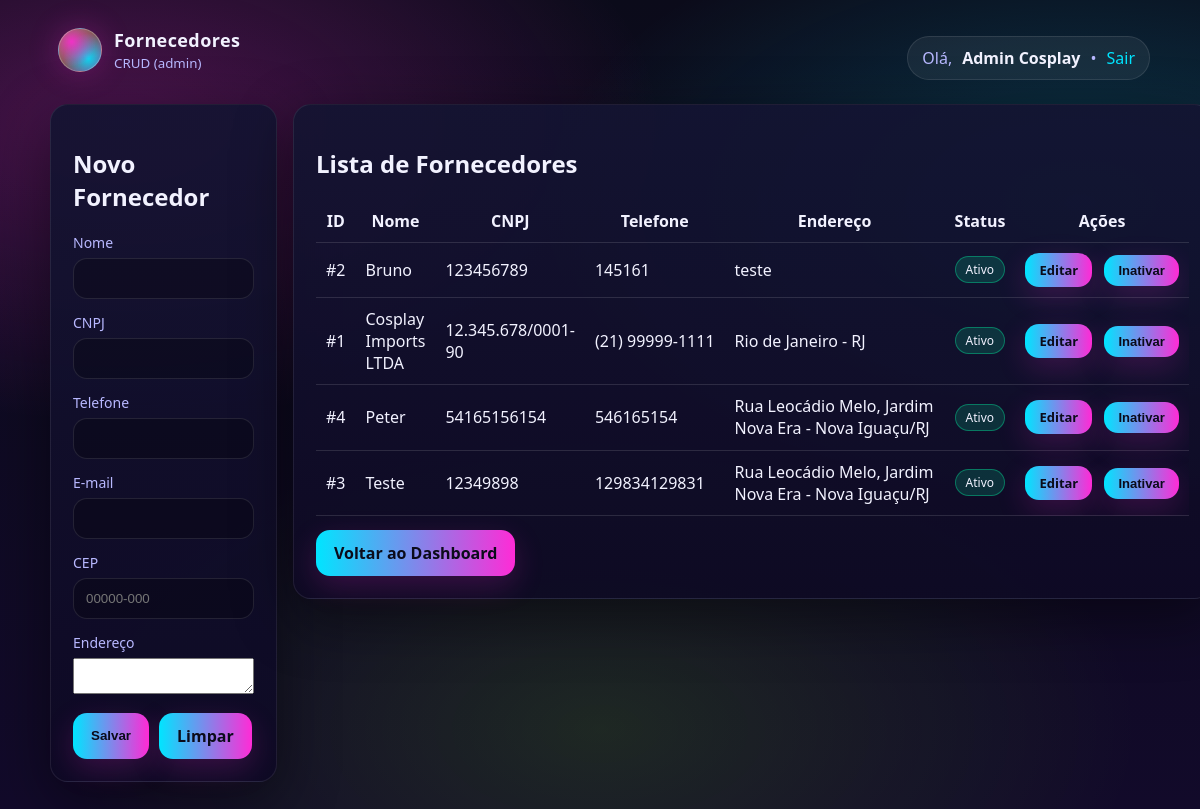
Screenshot of /index.php?controller=fornecedor&action=index (signed in) with the database file from the repository.
### tables this page shows
CREATE TABLE `fornecedor` (
  `id` int(11) NOT NULL,
  `nome` varchar(100) NOT NULL,
  `cnpj` varchar(20) NOT NULL,
  `telefone` varchar(20) DEFAULT NULL,
  `email` varchar(100) DEFAULT NULL,
  `endereco` varchar(255) DEFAULT NULL,
  `cep` varchar(9) DEFAULT NULL,
  `ativo` tinyint(1) NOT NULL DEFAULT 1
);

### controllers/FornecedorController.php (called while the page is built, shortened)
<?php
require_once __DIR__ . '/../models/fornecedor.php';
class FornecedorController
{
    public function index(): void
    {
        $fornecedorModel = new Fornecedor();
        $fornecedores = $fornecedorModel->listarTodos();
        $editar = null;
        require_once __DIR__ . '/../views/fornecedores.php';
    }
}

### index.php (called while the page is built, shortened)
<?php
require_once __DIR__ . '/config/db.php';
$controller = $_GET['controller'] ?? 'auth';
$action = $_GET['action'] ?? 'form';
switch ($controller) {
    case 'fornecedor':
        require_once __DIR__ . '/controllers/FornecedorController.php';
        $c = new FornecedorController();
        break;
}
$c->$action();

### config/db.php (called while the page is built)
<?php
class Database
{
private static $conn = null;
public static function getConnection()
{
if (self::$conn === null) {
try {
self::$conn = new PDO(
"mysql:host=" . (getenv('DB_HOST') ?: 'localhost') . ";dbname=" . (getenv('DB_NAME') ?: 'loja_roupas') . ";charset=utf8mb4",
getenv('DB_USER') ?: "root",
getenv('DB_PASS') !== false ? getenv('DB_PASS') : "",
[
PDO::ATTR_ERRMODE => PDO::ERRMODE_EXCEPTION,
PDO::ATTR_DEFAULT_FETCH_MODE => PDO::FETCH_ASSOC
]
);
} catch (PDOException $e) {
die("Erro ao conectar ao banco de dados.");
}
}
return self::$conn;
}
}

### models/fornecedor.php (called while the page is built, shortened)
<?php
require_once __DIR__ . '/../config/db.php';
class Fornecedor
{
    private PDO $conn;
    public function __construct()
    {
        $this->conn = Database::getConnection();
    }
    public function listarTodos(): array
    {
        $sql = "SELECT id, nome, cnpj, telefone, email, endereco, ativo
                FROM fornecedor
                ORDER BY nome";
        return $this->conn->query($sql)->fetchAll();
    }
}

### views/fornecedores.php (the view, shortened to what this page needs)
<?php
$nomeUser = $_SESSION['nome'] ?? 'Usuário';
?>
<!doctype html>
<html lang="pt-br">
<head>
  <link rel="stylesheet" href="public/assets/css/style.css">
</head>
<body>
  <div class="container">
    <div class="topbar">
      <div class="brand">
        <div class="badge"></div>
        <div>
          <h1>Fornecedores</h1>
       <small>CRUD (admin)</small>
        </div>
      </div>
      <div class="pill">
        Olá, <strong><?= htmlspecialchars($nomeUser) ?></strong>
        • <a href="index.php?controller=auth&action=logout">Sair</a>
      </div>
    </div>
    <div class="grid" style="grid-template-columns: 1fr 2fr;">
      <div class="card">
        <h2><?= $editar ? "Editar Fornecedor #".(int)$editar['id'] : "Novo Fornecedor" ?></h2>
        <form method="post" action="index.php?controller=fornecedor&action=salvar">
          <label>Nome</label>
          <input class="input" type="text" name="nome" required
                 value="<?= $editar ? htmlspecialchars($editar['nome']) : '' ?>">
          <label>CNPJ</label>
          <input class="input" type="text" name="cnpj"
                 value="<?= $editar ? htmlspecialchars($editar['cnpj'] ?? '') : '' ?>">
          <label>Telefone</label>
          <input class="input" type="text" name="telefone"
                 value="<?= $editar ? htmlspecialchars($editar['telefone'] ?? '') : '' ?>">
          <label>E-mail</label>
          <input class="input" type="email" name="email"
                 value="<?= $editar ? htmlspecialchars($editar['email'] ?? '') : '' ?>">
 <label>CEP</label>
<input class="input" type="text" id="campo-cep" name="cep" maxlength="9"
       placeholder="00000-000"
       value="<?= $editar ? htmlspecialchars($editar['cep'] ?? '') : '' ?>">
          <label>Endereço</label>
          <textarea class="input" name="endereco" rows="2"><?= $editar ? htmlspecialchars($editar['endereco'] ?? '') : '' ?></textarea>
          <div class="actions" style="margin-top:14px; display:flex; gap:10px;">
            <button class="btn btn-primary" type="submit">Salvar</button>
            <a class="btn" href="index.php?controller=fornecedor&action=index">Limpar</a>
          </div>
        </form>
      </div>
      <div class="card">
<h2>Lista de Fornecedores</h2>
<div style="overflow-x: auto;">
  <table class="table" id="tabela-fornecedores">
    <thead>
      <tr>
        <th>ID</th>
        <th>Nome</th>
        <th>CNPJ</th>
        <th>Telefone</th>
        <th>Endereço</th>
        <th>Status</th>
        <th>Ações</th>
      </tr>
    </thead>
    <tbody>
      <?php foreach ($fornecedores as $f): ?>
      <tr>
        <td>#<?= (int)$f['id'] ?></td>
        <td><?= htmlspecialchars($f['nome']) ?></td>
        <td><?= htmlspecialchars($f['cnpj'] ?? '-') ?></td>
        <td style="white-space: nowrap;"><?= htmlspecialchars($f['telefone'] ?? '-') ?></td>
        <td><?= htmlspecialchars($f['endereco'] ?? '-') ?></td>
        <td>
          <?= ((int)$f['ativo'] === 1)
              ? '<span class="tag ok">Ativo</span>'
              : '<span class="tag off">Inativo</span>' ?>
        </td>
        <td class="td-acoes">
          <a class="btn" href="index.php?controller=fornecedor&action=index&id=<?= (int)$f['id'] ?>">Editar</a>
          <?php if ((int)$f['ativo'] === 1): ?>
            <form method="post" action="index.php?controller=fornecedor&action=toggle" class="form-inline" onsubmit="return confirm('Inativar este fornecedor?')"><button class="btn btn-danger" type="submit">Inativar</button></form>
          <?php else: ?>
            <form method="post" action="index.php?controller=fornecedor&action=toggle" class="form-inline"><?= csrfCampo() ?><input type="hidden" name="id" value="<?= (int)$f['id'] ?>"><input type="hidden" name="ativo" value="1"><button class="btn btn-success" type="submit">Ativar</button></form>
          <?php endif; ?>
        </td>
      </tr>
      <?php endforeach; ?>
    </tbody>
  </table>
</div>
        <div style="margin-top:14px;">
          <a class="btn" href="index.php?controller=auth&action=dashboard">Voltar ao Dashboard</a>
        </div>
      </div>
    </div>
  </div>
</body>
</html>

### public/assets/css/style.css (style rules this page uses)
:root { --bg1:#0b0b1a; --bg2:#120a2a; --card:#141432; --txt:#f2f2ff; --muted:#b8b8ff; --neon1:#ff2bd6; --neon2:#00e5ff; --neon3:#7cff00; --radius:18px; --shadow:0 18px 60px rgba(0,0,0,.45); }
* { box-sizing:border-box; }
html, body { height:100%; }
body { margin:0; font-family: system-ui, -apple-system, Segoe UI, Roboto, Arial, sans-serif; color:var(--txt); background: radial-gradient(900px 500px at 10% 15%, rgba(255,43,214,.25), transparent 60%), radial-gradient(900px 500px at 90% 25%, rgba(0,229,255,.20), transparent 60%), radial-gradient(900px 500px at 50% 90%, rgba(124,255,0,.12), transparent 60%), linear-gradient(180deg, var(--bg1), var(--bg2)); }
a { color:var(--neon2); text-decoration:none; }
.container { width:min(1100px, 92vw); margin:0 auto; padding:28px 0; }
.card { background:linear-gradient(180deg, rgba(20,20,50,.92), rgba(14,10,36,.92)); border:1px solid rgba(255,255,255,.08); border-radius:var(--radius); box-shadow:var(--shadow); padding:22px; }
.brand { display:flex; align-items:center; gap:12px; margin-bottom:16px; }
.badge { width:44px; height:44px; border-radius:14px; background: radial-gradient(circle at 30% 30%, rgba(255,43,214,.9), transparent 60%), radial-gradient(circle at 70% 70%, rgba(0,229,255,.9), transparent 60%), linear-gradient(135deg, rgba(124,255,0,.55), rgba(255,43,214,.55)); box-shadow:0 0 30px rgba(255,43,214,.25); }
.brand h1 { margin:0; font-size:18px; letter-spacing:.4px; }
.brand small { display:block; margin-top:2px; color:var(--muted); }
.topbar { display:flex; align-items:center; justify-content:space-between; gap:14px; margin-bottom:16px; }
.pill { display:inline-flex; align-items:center; gap:10px; padding:10px 14px; border-radius:999px; background:rgba(255,255,255,.06); border:1px solid rgba(255,255,255,.10); color:var(--muted); }
.pill strong { color:var(--txt); }
label { display:block; margin:14px 0 6px; color:var(--muted); font-size:14px; }
input, select { width:100%; padding:12px; border-radius:14px; border:1px solid rgba(255,255,255,.10); background:rgba(0,0,0,.25); color:var(--txt); outline:none; }
.btn { display:inline-flex; align-items:center; justify-content:center; padding:12px 18px; border-radius:14px; border:0; cursor:pointer; font-weight:700; color:#0b0b1a; background:linear-gradient(90deg, var(--neon2), var(--neon1)); box-shadow:0 10px 30px rgba(255,43,214,.18); }
.table { width:100%; border-collapse: collapse; }
.table th, .table td { padding: 10px; border-bottom: 1px solid rgba(255,255,255,.12); vertical-align: middle; }
.tag { padding: 4px 10px; border-radius: 999px; font-size: 12px; display: inline-block; }
.tag.ok { background: rgba(0,255,170,.15); border: 1px solid rgba(0,255,170,.35); }
.grid { display: grid; grid-template-columns: 380px 1fr; gap: 16px; align-items: start; }
.badge { margin-left: 8px; padding: 4px 10px; border-radius: 999px; border: 1px solid rgba(255,255,255,.25); }
#tabela-fornecedores { min-width: 750px; }
#tabela-fornecedores td:nth-child(5) { min-width: 220px; line-height: 1.4; }
.td-acoes { white-space: nowrap; }
form.form-inline { display: inline; margin: 0; padding: 0; background: none; border: 0; box-shadow: none; }
.td-acoes .form-inline { margin-right: 8px; }
.td-acoes .form-inline:last-child { margin-right: 0; }
.td-acoes .btn { margin-right: 8px; }
.td-acoes .btn:last-child { margin-right: 0; }
.table .btn { padding: 8px 14px; font-size: 13px; }

### rows the page displays
fornecedor: id "2", nome "Bruno", cnpj "123456789", telefone "145161", endereco "teste", ativo "Ativo"
fornecedor: id "1", nome "Cosplay Imports LTDA", cnpj "12.345.678/0001-90", telefone "(21) 99999-1111", endereco "Rio de Janeiro - RJ", ativo "Ativo"
fornecedor: id "4", nome "Peter", cnpj "54165156154", telefone "546165154", endereco "Rua Leocádio Melo, Jardim Nova Era - Nova Iguaçu/RJ", ativo "Ativo"
fornecedor: id "3", nome "Teste", cnpj "12349898", telefone "129834129831", endereco "Rua Leocádio Melo, Jardim Nova Era - Nova Iguaçu/RJ", ativo "Ativo"

### other values shown
$nomeUser "Admin Cosplay"
